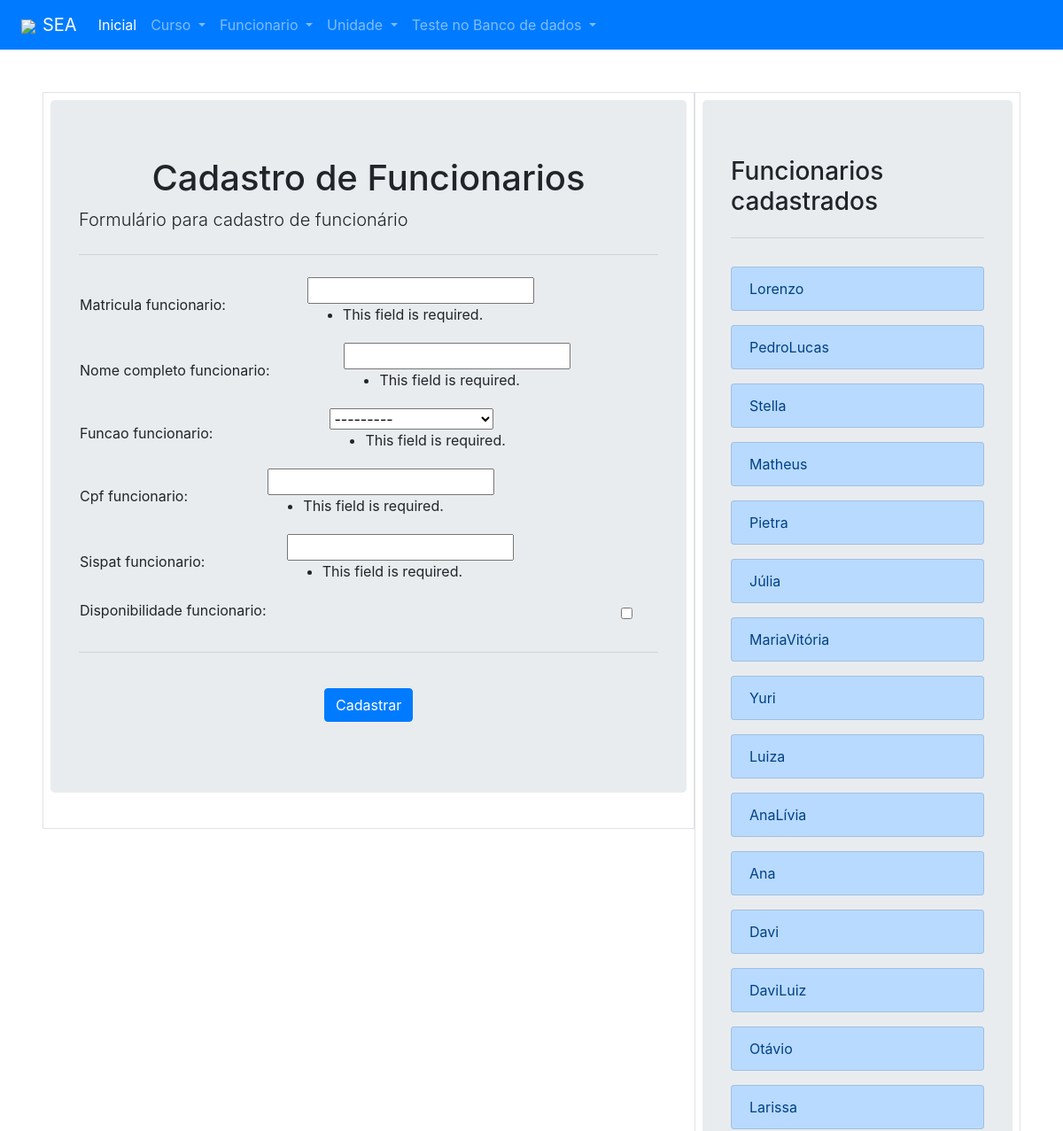
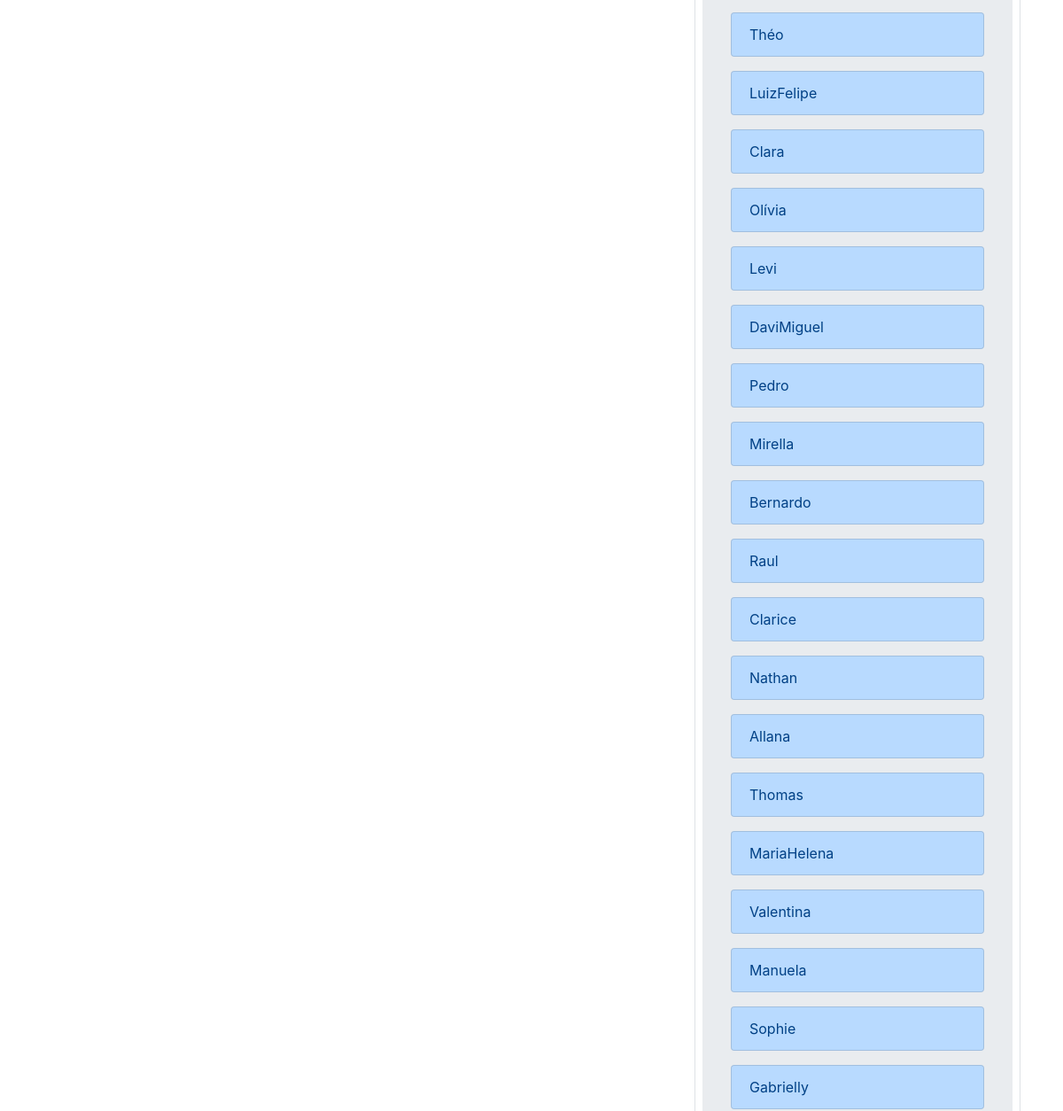
/funcionario/cadastro/ (upper part), run on an earlier commit of the app's database (2 pictures, top to bottom).
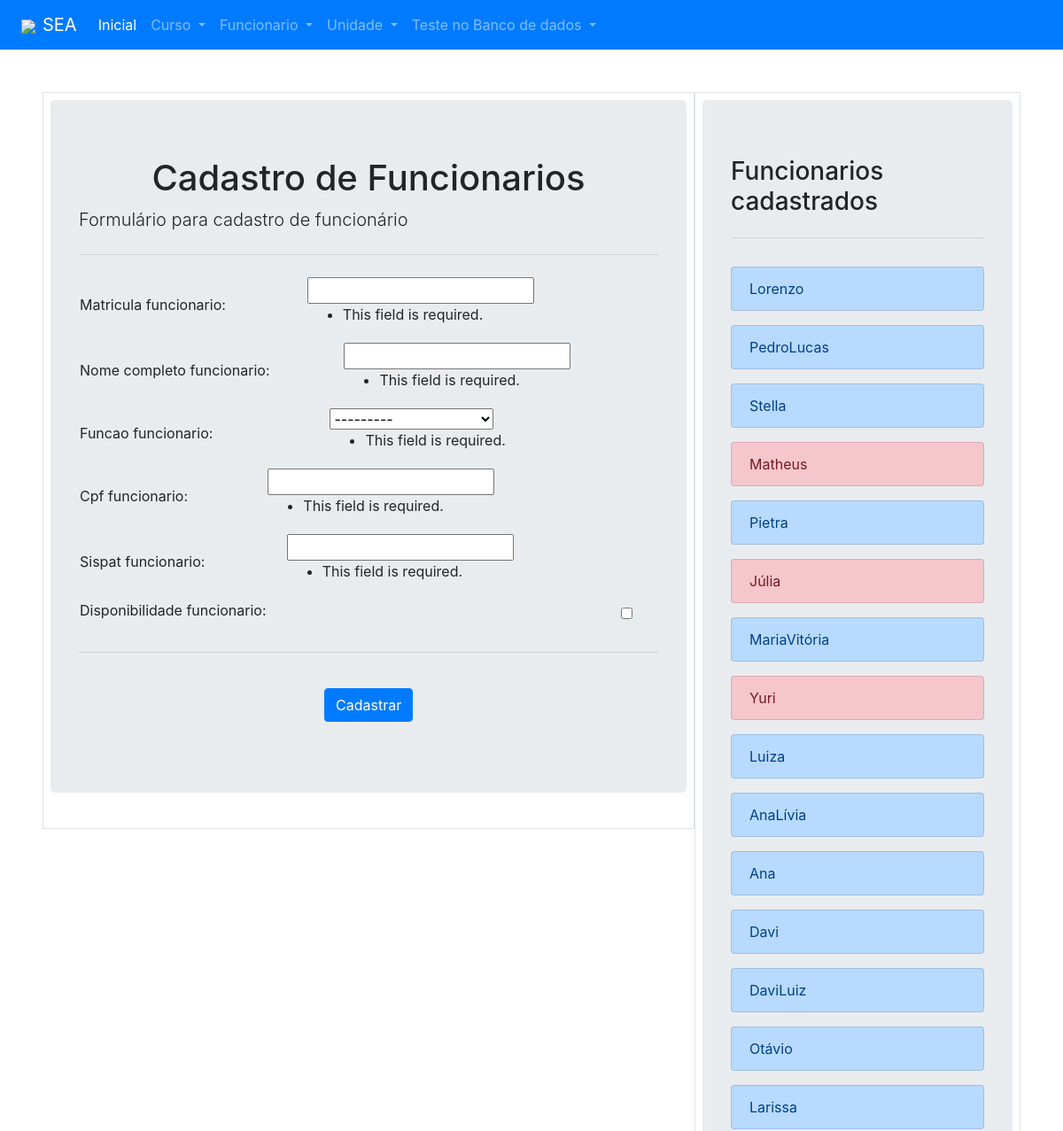
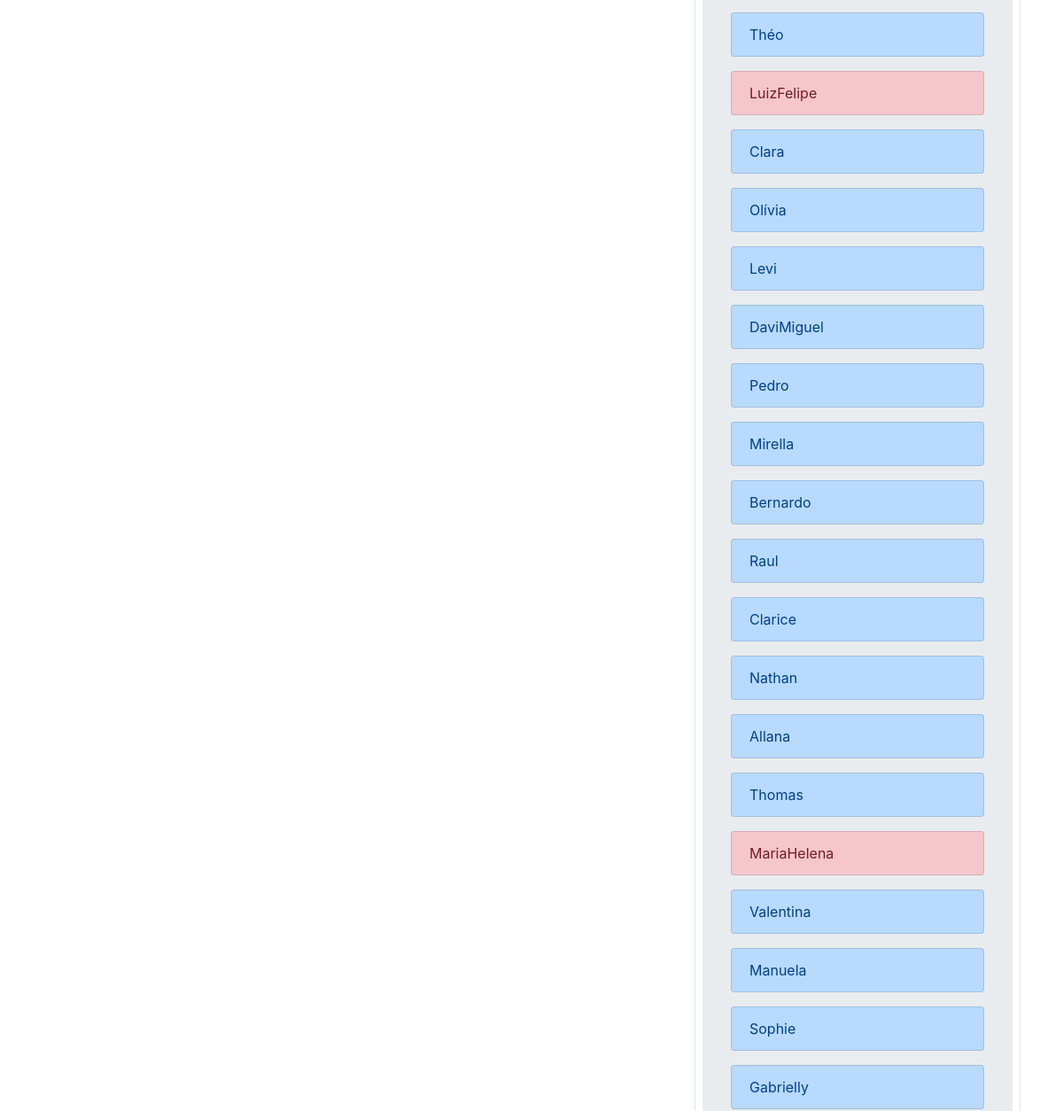
And on a later commit of the database (2 pictures, top to bottom).
### cadastro_funcionario/models.py (models this page shows)
class cadastroFuncionario(models.Model):
    opcao_funcao = [
        ['supervisor','Supervisor'],
        ['opGuincho','Operador de Guincho'],
        ['opOxCorte','Operador de OxCorte'],
        ['rigger','Rigger']
    ]
    matricula_funcionario = models.IntegerField(primary_key=True)
    nome_completo_funcionario = models.CharField(max_length=64)
    funcao_funcionario = models.CharField(max_length=64, choices=opcao_funcao)
    cpf_funcionario = models.IntegerField()
    sispat_funcionario = models.IntegerField()
    disponibilidade_funcionario = models.BooleanField(default=True)
    def __str__(self):
        return f"{self.nome_completo_funcionario}"

### cadastro_funcionario/views.py (the view, shortened to what this page needs)
# urls.py: path('funcionario/', include('cadastro_funcionario.urls')),
def cadastro_funcionario(request):
    form_cadastro_funcionario = forms_funcionario(request.POST)
    matricula = cadastroFuncionario.objects.all()
    for i in range(1,len(matricula)-1):
        if frenteProgramada.objects.filter(
            sup_frente=matricula[i].matricula_funcionario
            ) or frenteProgramada.objects.filter(
                op_guincho_frente=matricula[i].matricula_funcionario
                ) or frenteProgramada.objects.filter(
                    op_oxcorte_frente=matricula[i].matricula_funcionario
                    ) or frenteProgramada.objects.filter(
                        rigger_a_frente=matricula[i].matricula_funcionario
                        ) or frenteProgramada.objects.filter(
                            rigger_b_frente=matricula[i].matricula_funcionario):
            tornarDisponivel = cadastroFuncionario.objects.get(matricula_funcionario=matricula[i].matricula_funcionario)
            tornarDisponivel.disponibilidade_funcionario = False
            tornarDisponivel.save()
        else:
            tornarDisponivel = cadastroFuncionario.objects.get(matricula_funcionario=matricula[i].matricula_funcionario)
            tornarDisponivel.disponibilidade_funcionario = True
            tornarDisponivel.save()
    context = {
        'form_cadastro_funcionario': form_cadastro_funcionario,
        'lista_funcionarios_cadastrados': cadastroFuncionario.objects.all(),
    }
    return render(
        request,
        "cadastrofuncionario/cadastro_funcionario.html",
        context
    )

### cadastro_funcionario/forms.py
class forms_funcionario(forms.ModelForm):
    class Meta:
        model = cadastroFuncionario
        fields = [
            'matricula_funcionario',
            'nome_completo_funcionario',
            'funcao_funcionario',
            'cpf_funcionario',
            'sispat_funcionario',
            'disponibilidade_funcionario',
        ]

### cadastro_funcionario/templates/cadastrofuncionario/cadastro_funcionario.html (shortened to what this page needs)
{% extends "index/index.html" %}
{% block content %}
<div class="container-fluig row mx-auto p-5">
  <div class="col-sm-6 col-lg-8 border p-2" style="height:max-content;">
    <div class="jumbotron">
      <div class="container-fluid mx-auto px-auto">
        <h1 class="display-5 text-justify text-center">Cadastro de Funcionarios</h1>
      </div>
      <p class="lead">Formulário para cadastro de funcionário</p>
      <hr class="my-4">
      <form id="form_Cadastro" class="needs-validation" novalidate action="{% url 'cadastro_funcionario' %}"
        method="POST">
        {% for field in form_cadastro_funcionario %}
        <table class="container-fluid">
          <tr>
            <td>
              {{ field.label_tag }}
            </td>
            <td>
              {{ field }}
              {{ field.errors }}
            </td>
          </tr>
          <tr>
            <td>
            </td>
            <td>
            </td>
          </tr>
        </table>
        {% endfor %}
        <hr class="my-4">
        <div class="py-3 mx-auto" style="width: 100px;">
          <button type="submit" class="btn btn-primary" onclick="resetar_campos()"
            style="width: 100px;">Cadastrar</button>
        </div>
      </form>
    </div>
  </div>
  <div class="col-6 col-lg-4 border p-2 overflow-auto">
    <div style="min-height: min-content; max-height: 500px;">
      <div class="jumbotron">
        <h3 class="display-5">Funcionarios cadastrados</h3>
        <hr class="my-4">
        {% for funcionario in lista_funcionarios_cadastrados %}
        <div class="list-group py-2 ">
          {% if funcionario.disponibilidade_funcionario %}
          <a href="{% url 'visualizar_funcionario' funcionario.matricula_funcionario %}"
            class="list-group-item list-group-item-action list-group-item-primary">{{ funcionario }}</a>
          {% else %}
          <a href="{% url 'visualizar_funcionario' funcionario.matricula_funcionario %}"
            class="list-group-item list-group-item-action list-group-item-danger">{{ funcionario }}</a>
          {% endif %}
        </div>
        {% endfor %}
      </div>
    </div>
  </div>
</div>
{% endblock %}

### index/templates/index/index.html (shortened to what this page needs)
{% extends "index/layout_base.html" %}
{% block header %}
<link rel="stylesheet" href="https://stackpath.bootstrapcdn.com/bootstrap/4.4.1/css/bootstrap.min.css"
>
{% endblock %}
{% block nav %}
<nav class="navbar navbar-expand-lg navbar-dark bg-primary">
    <a class="navbar-brand" href="{% url 'index' %}"><img src="https://image.flaticon.com/icons/svg/1283/1283187.svg"
            class='px-2' width="50px">SEA</a>
    <div class="collapse navbar-collapse" id="navbarNavDropdown">
        <ul class="navbar-nav">
            <li class="nav-item active">
                <a class="nav-link" href="{% url 'index' %}">Inicial <span class="sr-only">(current)</span></a>
            </li>
            <li class="nav-item dropdown">
                <a class="nav-link dropdown-toggle" href="#" id="navbarDropdownMenuLink" role="button"
                    data-toggle="dropdown" aria-haspopup="true" aria-expanded="false">
                    Curso
                </a>
            <li class="nav-item dropdown">
                <a class="nav-link dropdown-toggle" href="#" id="navbarDropdownMenuLink" role="button"
                    data-toggle="dropdown" aria-haspopup="true" aria-expanded="false">
                    Funcionario
                </a>
            <li class="nav-item dropdown">
                <a class="nav-link dropdown-toggle" href="#" id="navbarDropdownMenuLink" role="button"
                    data-toggle="dropdown" aria-haspopup="true" aria-expanded="false">
                    Unidade
                </a>
            <li class="nav-item dropdown">
                <a class="nav-link dropdown-toggle" href="#" id="navbarDropdownMenuLink" role="button"
                    data-toggle="dropdown" aria-haspopup="true" aria-expanded="false">
                    Teste no Banco de dados
                </a>
        </ul>
    </div>
</nav>
{% endblock %}

### index/templates/index/layout_base.html (shortened to what this page needs)
<!doctype html>
<html lang="pt-br">
<head>
  {% block header %}{% endblock %}
</head>
<body>
  <header>
    {% block nav %}{% endblock %}
  </header>
  <section>
    {% block content %}
    {% endblock %}
  </section>
</body>
</html>

What changed in the data, as far as the page shows it:
changed cadastroFuncionario "Matheus": disponibilidade_funcionario True → False (drawn)
changed cadastroFuncionario "Júlia": disponibilidade_funcionario True → False (drawn)
changed cadastroFuncionario "Yuri": disponibilidade_funcionario True → False (drawn)
changed cadastroFuncionario "LuizFelipe": disponibilidade_funcionario True → False (drawn)
changed cadastroFuncionario "MariaHelena": disponibilidade_funcionario True → False (drawn)
